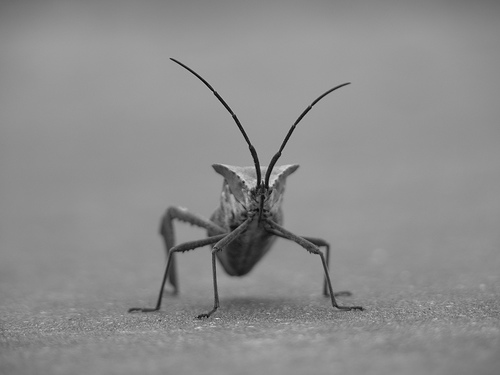
#> input picture stinkbug.png, 500 x 375 px
$ python image_tutorial-1.py   (Python 2 division)
#> lines starting #> are read from the running program, lines starting #| are printed output that depends on the picture
import matplotlib.pyplot as plt
import matplotlib.image as mpimg
import numpy as np
import networkx as nx
img = mpimg.imread('stinkbug.png')
#> img is the input picture: shape (375, 500, 3) float32; min 0, max 0.851, mean 0.551
imgplot = plt.imshow(img)
lum_img = img[:,:,0]
plt.imshow(lum_img)

length, breadth = lum_img.shape[0], img.shape[1]
#> length = 375; breadth = 500

class Node:
	def __init__(self, x, y, val):
		self.x = x
		self.y = y
		self.val = val

	def coordinates(self):
		return (self.x, self.y)

	def val(self):
		return val

nodes = np.array([[Node(-1, -1,-1) for x in range(breadth)] for y in range(length)])

arr = [[-1 for x in range(breadth)] for y in range(length)]

G = nx.Graph()

for i in range(0, length):
	for j in range(0, breadth):
		nodes[i,j] = Node(i, j, lum_img[i][j])
		G.add_node((i,j), val = lum_img[i][j])#obj = nodes[i,j])
#> this loop made 375 passes
		#print(nodes[i,j].coordinates(), nodes[i,j].val)

xs = nx.get_node_attributes(G, 'val')
print xs
#> (printed output is left out)

'red'
#for node in G.nodes():
#	print node.coordinates()
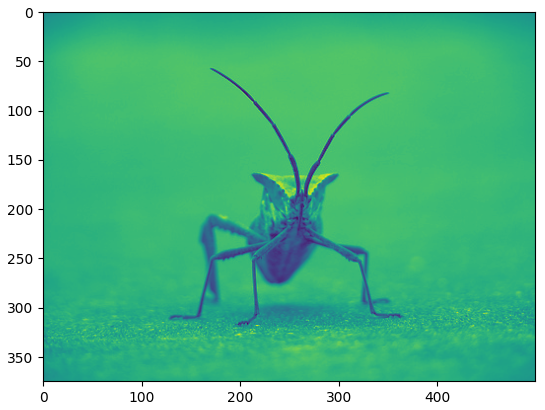
#> figure drawn by matplotlib, 1 panel
